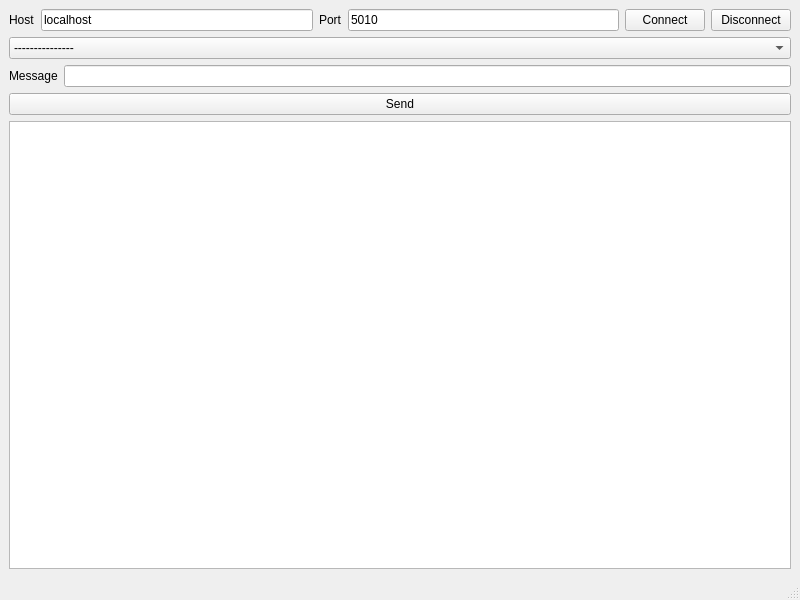
<?xml version="1.0" encoding="UTF-8"?>
<ui version="4.0">
 <class>MainWindow</class>
 <widget class="QMainWindow" name="MainWindow">
  <property name="geometry">
   <rect>
    <x>0</x>
    <y>0</y>
    <width>800</width>
    <height>600</height>
   </rect>
  </property>
  <property name="windowTitle">
   <string>FIAS SImulator</string>
  </property>
  <property name="windowIcon">
   <iconset>
    <normaloff>../../hms/extra_static/favicon.png</normaloff>../../hms/extra_static/favicon.png</iconset>
  </property>
  <widget class="QWidget" name="centralwidget">
   <layout class="QGridLayout" name="gridLayout_2">
    <item row="3" column="1">
     <widget class="QPushButton" name="sendMessageButton">
      <property name="text">
       <string>Send</string>
      </property>
     </widget>
    </item>
    <item row="4" column="1">
     <layout class="QHBoxLayout" name="horizontalLayout_6">
      <item>
       <widget class="QTextEdit" name="logsTextArea">
        <property name="readOnly">
         <bool>true</bool>
        </property>
       </widget>
      </item>
     </layout>
    </item>
    <item row="2" column="1">
     <layout class="QHBoxLayout" name="horizontalLayout_3">
      <item>
       <widget class="QLabel" name="label_3">
        <property name="text">
         <string>Message</string>
        </property>
       </widget>
      </item>
      <item>
       <widget class="QLineEdit" name="messageInput"/>
      </item>
     </layout>
    </item>
    <item row="0" column="1">
     <layout class="QHBoxLayout" name="horizontalLayout">
      <item>
       <widget class="QLabel" name="label">
        <property name="text">
         <string>Host</string>
        </property>
       </widget>
      </item>
      <item>
       <widget class="QLineEdit" name="hostAddressInput">
        <property name="text">
         <string>localhost</string>
        </property>
       </widget>
      </item>
      <item>
       <widget class="QLabel" name="label_2">
        <property name="text">
         <string>Port</string>
        </property>
       </widget>
      </item>
      <item>
       <widget class="QLineEdit" name="hostPortInput">
        <property name="text">
         <string>5010</string>
        </property>
       </widget>
      </item>
      <item>
       <widget class="QPushButton" name="connectButton">
        <property name="text">
         <string>Connect</string>
        </property>
       </widget>
      </item>
      <item>
       <widget class="QPushButton" name="disconnetPushButton">
        <property name="text">
         <string>Disconnect</string>
        </property>
       </widget>
      </item>
     </layout>
    </item>
    <item row="1" column="1">
     <widget class="QComboBox" name="eventComboBox">
      <property name="enabled">
       <bool>true</bool>
      </property>
      <item>
       <property name="text">
        <string>---------------</string>
       </property>
      </item>
      <item>
       <property name="text">
        <string>Posting inquery PR</string>
       </property>
      </item>
      <item>
       <property name="text">
        <string>Posting request PR</string>
       </property>
      </item>
      <item>
       <property name="text">
        <string>Bill view XR</string>
       </property>
      </item>
      <item>
       <property name="text">
        <string>Remote Checkout XC</string>
       </property>
      </item>
      <item>
       <property name="text">
        <string>Link record LR</string>
       </property>
      </item>
     </widget>
    </item>
   </layout>
  </widget>
  <widget class="QStatusBar" name="statusbar"/>
 </widget>
 <resources/>
 <connections/>
</ui>
